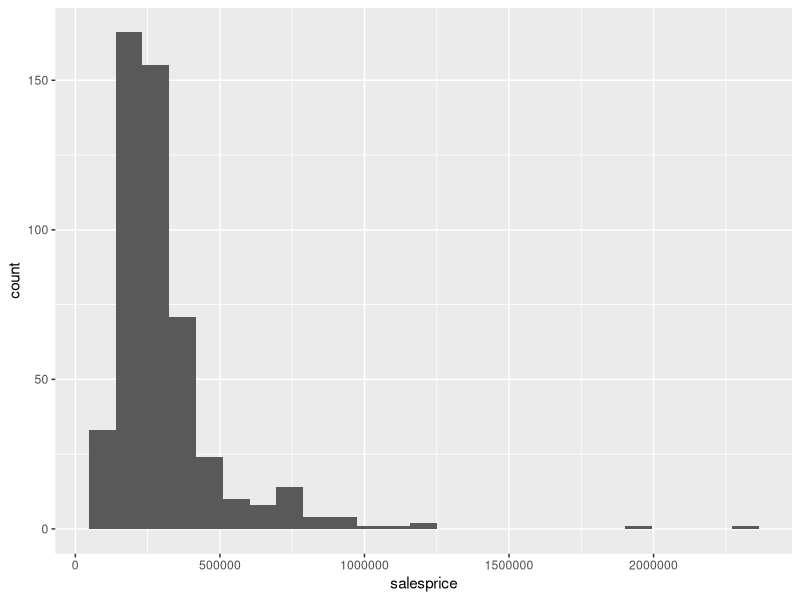
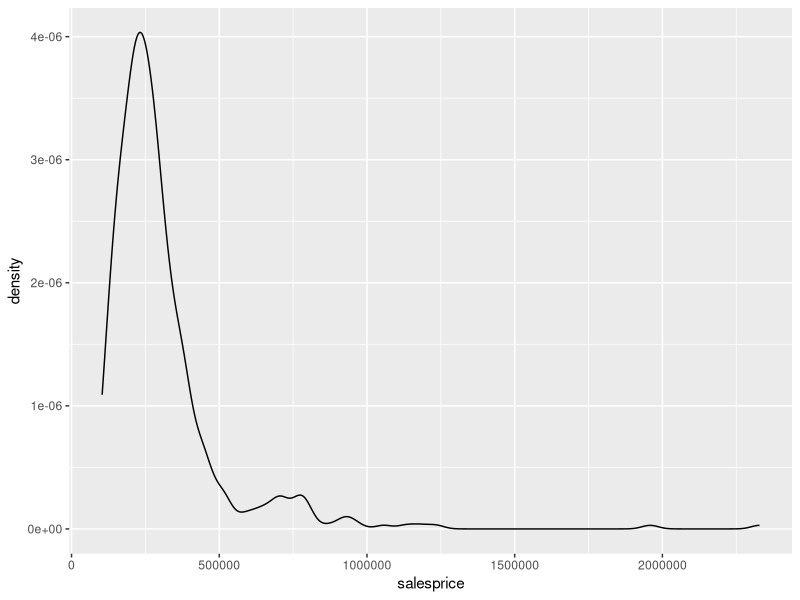
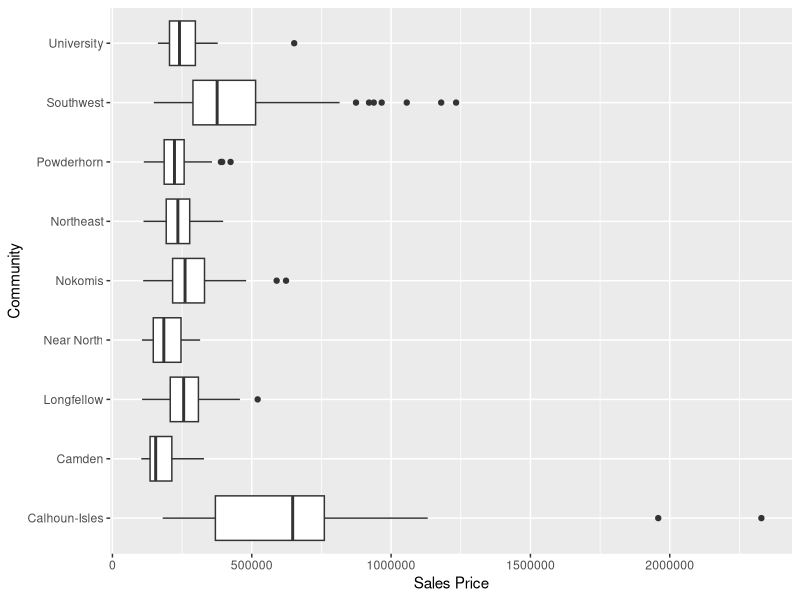
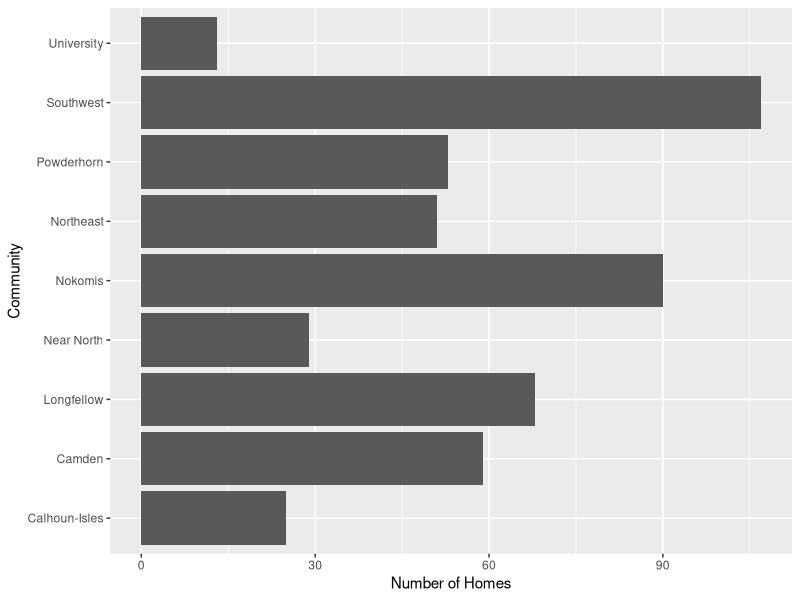
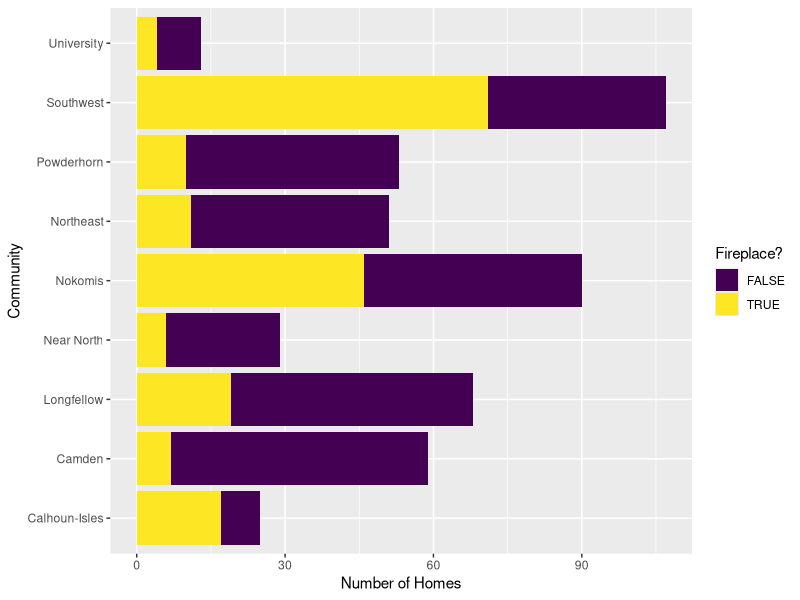
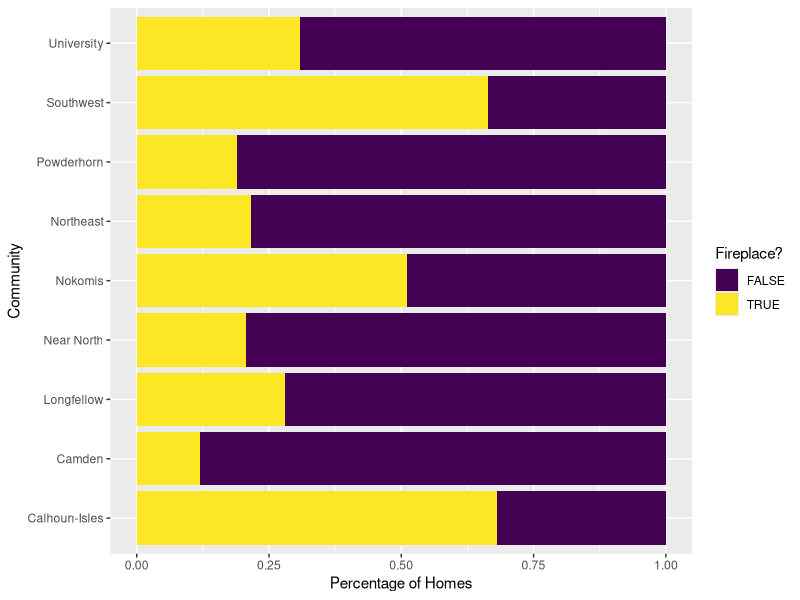
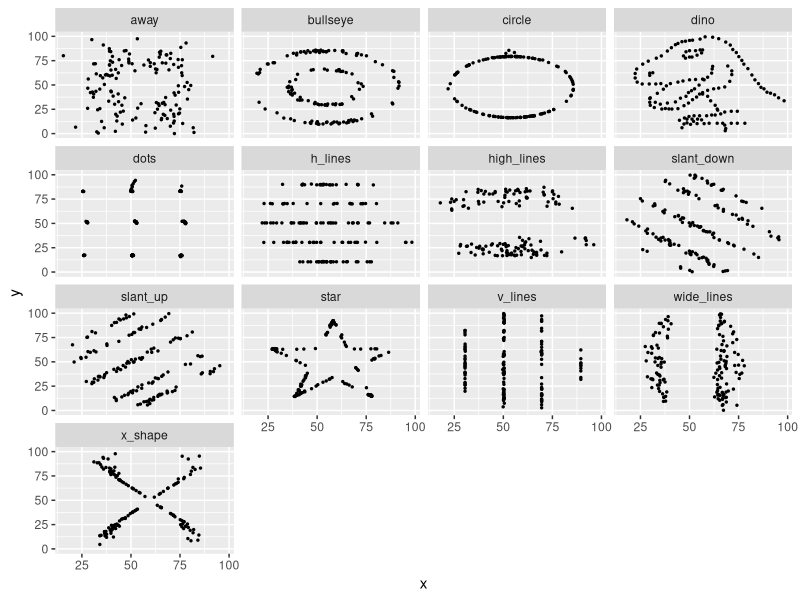
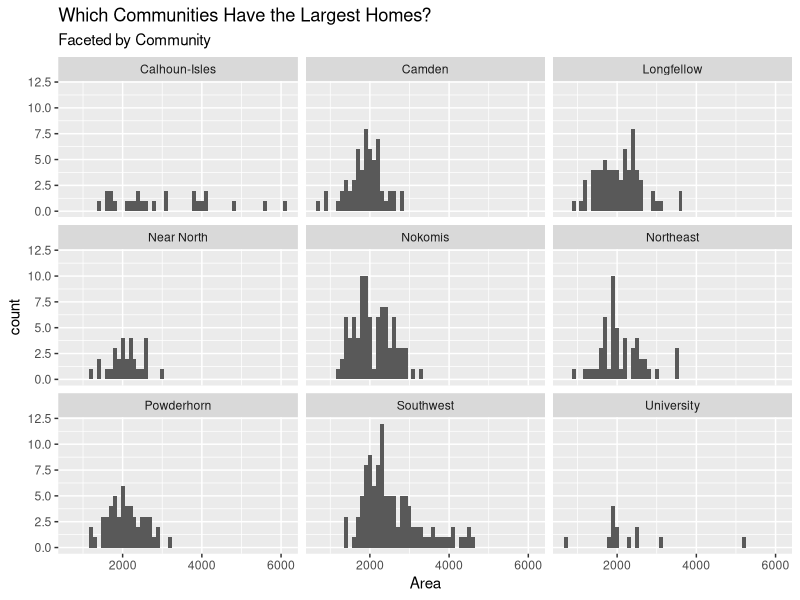

Generate these figures, in order, with R:
## ---- chunk 1
library(tidyverse)
## ---- chunk 2
mn_homes <- read_csv("mn_homes.csv")
## ---- chunk 3
glimpse(mn_homes$community)
## ---- chunk 4
summary(mn_homes$beds)
## ---- chunk 5
ggplot(data = mn_homes, 
       mapping = aes(x = salesprice)) + 
   geom_histogram(bins = 25)
## ---- chunk 6
ggplot(data = mn_homes, 
       mapping = aes(x = salesprice)) + 
   geom_density()
## ---- chunk 7
ggplot(data = mn_homes, 
       mapping = aes(x = community, y = salesprice)) + 
       geom_boxplot() + coord_flip() + 
       labs(main= "Sales Price by Community", x= "Community", y="Sales Price")
## ---- chunk 8
ggplot(data = mn_homes) + 
  geom_bar(mapping = aes(x = community)) + coord_flip() + 
  labs(main= "Homes by Community", x= "Community", y="Number of Homes")
## ---- chunk 9
library(viridis)
ggplot(data = mn_homes, mapping = aes(x = community, fill = fireplace)) + 
  geom_bar() +
  coord_flip() + 
  scale_fill_viridis(discrete=TRUE, option = "D", name="Fireplace?") +
  labs(main= "Fireplaces by Community", x= "Community", y="Number of Homes")
## ---- chunk 10
ggplot(data = mn_homes, mapping = aes(x = community, fill = fireplace)) + 
  geom_bar(position = "fill") + coord_flip() + 
  scale_fill_viridis(discrete=TRUE, option = "D", name="Fireplace?") +
  labs(main= "Percentage of Homes with a Fireplace by Community", x=
  "Community", y="Percentage of Homes")
## ---- chunk 11
datasaurus_dozen <- read_csv("datasaurus_dozen.csv")
## ---- chunk 12
glimpse(datasaurus_dozen)
## ---- chunk 13
datasaurus_dozen %>% 
   group_by(dataset) %>%
   summarize(r = cor(x, y), 
             mean_y = mean(y),
             mean_x = mean(x),
             sd_x = sd(x),
             sd_y = sd(y))
## ---- chunk 14
ggplot(data = datasaurus_dozen, 
       mapping = aes(x = x, y = y)) + 
   geom_point(size = .5) + 
   facet_wrap( ~ dataset)
## ---- chunk 15
ggplot(data = mn_homes, mapping = aes(x = area)) +
  geom_histogram(binwidth = 100) +
  facet_wrap(~ community) +
  labs(x = "Area", 
      title = "Which Communities Have the Largest Homes?", 
      subtitle = "Faceted by Community")
